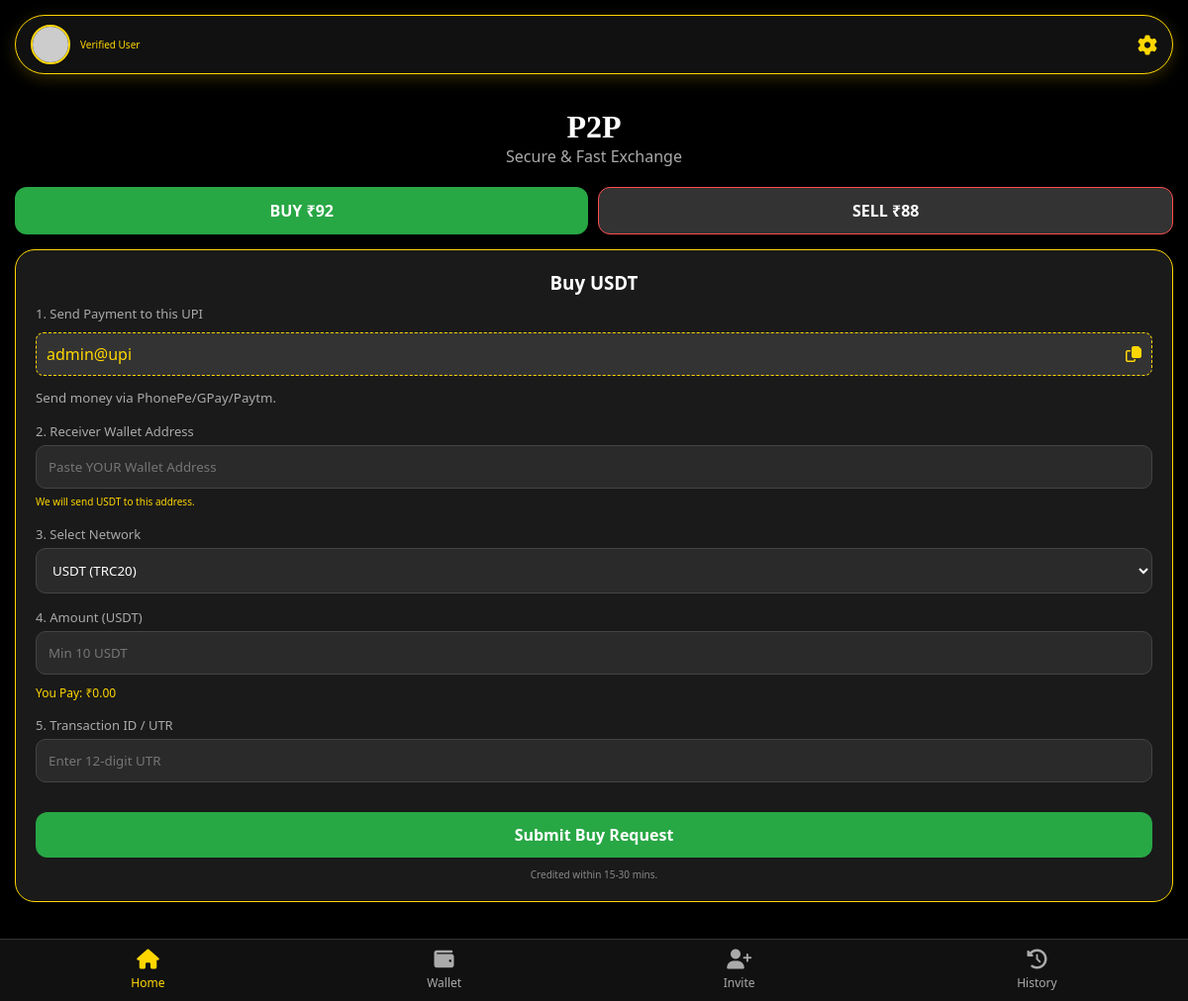
Before: / with the older database file.
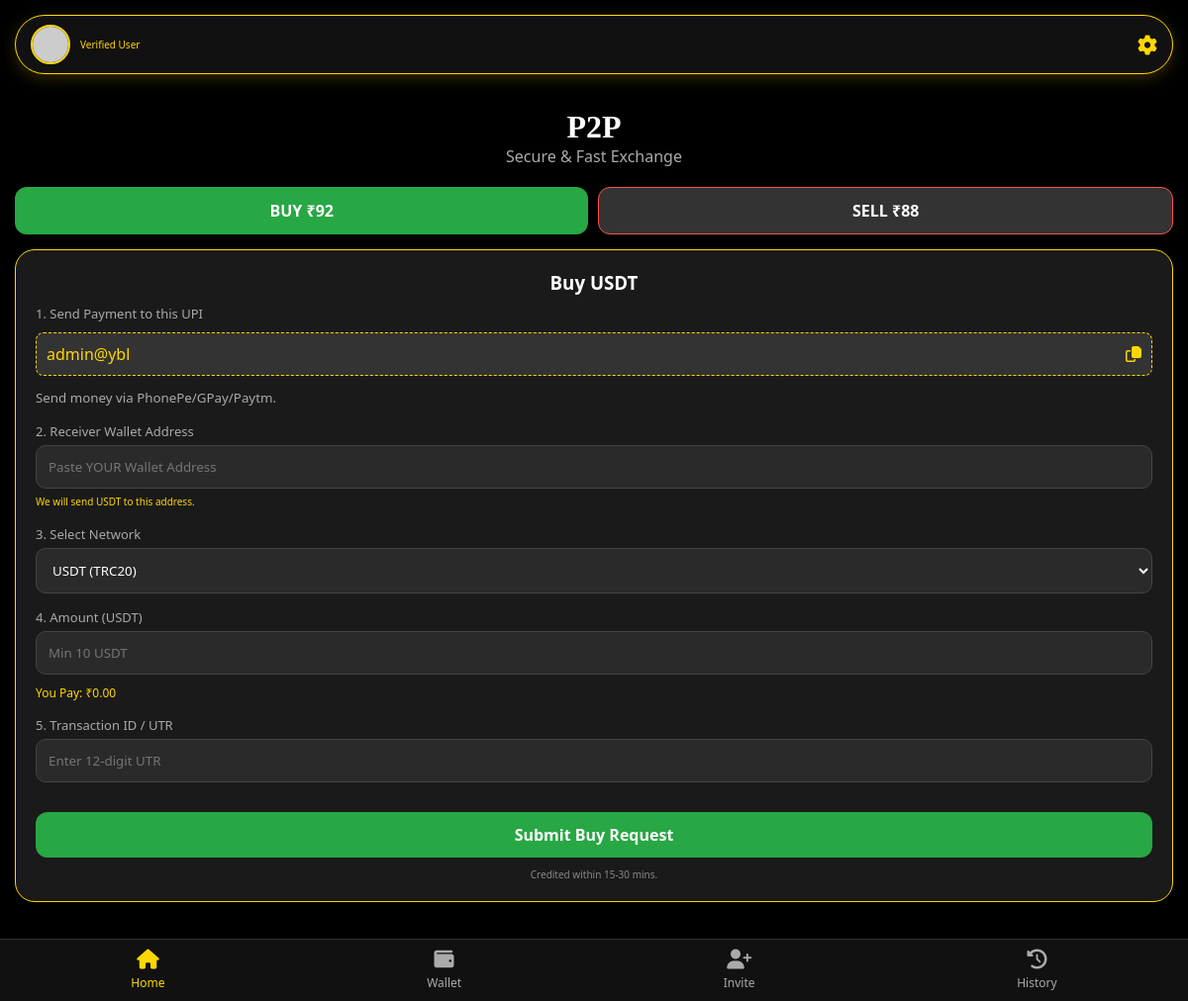
After: the same page with the newer database file.
### tables this page shows
CREATE TABLE `settings` (
  `id` int(11) NOT NULL AUTO_INCREMENT,
  `p2p_buy_rate_margin` decimal(5,2) DEFAULT '2.00',
  `p2p_sell_rate_margin` decimal(5,2) DEFAULT '2.00',
  `referral_bonus_amount` decimal(10,2) DEFAULT '0.50',
  `bot_url` varchar(255) DEFAULT 'https://t.me/YourBotName_bot',
  `min_withdraw_limit` decimal(10,2) DEFAULT '10.00',
  `admin_wallets_json` text DEFAULT NULL, 
  `admin_upi` varchar(100) DEFAULT 'example@upi',
  `support_url` varchar(255) DEFAULT 'https://t.me/YourSupport',
  PRIMARY KEY (`id`)
);

### includes/functions.php (called while the page is built, shortened)
<?php
function getSettings($pdo) {
    $stmt = $pdo->query("SELECT * FROM settings WHERE id = 1");
    return $stmt->fetch(PDO::FETCH_ASSOC);
}
?>

### index.php (the view, shortened to what this page needs)
<?php
require_once 'includes/functions.php';
$settings = getSettings($pdo);
$min_limit = isset($settings['min_withdraw_limit']) ? floatval($settings['min_withdraw_limit']) : 10.00;
?>
<!DOCTYPE html>
<html lang="en">
<head>
    <link rel="stylesheet" href="assets/css/style.css">
    <link rel="stylesheet" href="https://cdnjs.cloudflare.com/ajax/libs/font-awesome/6.4.0/css/all.min.css">
</head>
<body>
    <div class="sticky-header">
        <div class="profile-section">
            <img src="assets/images/user.png" onerror="this.src='https://via.placeholder.com/40'" class="profile-pic" id="userDataImg">
            <div>
                <div style="font-size: 10px; color: gold;">Verified User</div>
            </div>
        </div>
        <button class="settings-btn" onclick="openSettings()"><i class="fa-solid fa-gear"></i></button>
    </div>
    <div class="container" style="margin-top: 20px;">
        <div class="text-center" style="margin-bottom: 20px;">
            <h1 style="font-family: 'Comic Sans MS', cursive; font-size: 32px;">P2P</h1>
            <p style="color: #aaa;">Secure & Fast Exchange</p>
        </div>
        <div class="btn-group">
            <button class="btn" id="btnBuy" onclick="switchTab('buy')" style="background: #28a745; color: white;">
                BUY ₹<?php echo $settings['p2p_buy_rate_margin'] + 90; ?>
            </button>
            <button class="btn" id="btnSell" onclick="switchTab('sell')" style="background: #333; color: white; border: 1px solid #ff4d4d;">
                SELL ₹<?php echo 90 - $settings['p2p_sell_rate_margin']; ?>
            </button>
        </div>
        <div id="buySection" class="card card-gold-border mt-3">
            <h3 class="text-center mb-2">Buy USDT</h3>
            <form id="buyForm" onsubmit="submitOrder(event, 'buy')">
                <div class="form-group">
                    <label>1. Send Payment to this UPI</label>
                    <div class="invite-link-box" style="display: flex; justify-content: space-between; align-items: center;">
                        <span id="adminUpi"><?php echo $settings['admin_upi']; ?></span>
                        <i class="fa-regular fa-copy" onclick="copyText('adminUpi')" style="cursor: pointer;"></i>
                    </div>
                    <small style="color: #aaa;">Send money via PhonePe/GPay/Paytm.</small>
                </div>
                <div class="form-group">
                    <label>2. Receiver Wallet Address</label>
                    <input type="text" name="receiver_wallet" placeholder="Paste YOUR Wallet Address" required>
                    <small style="color: gold; font-size: 10px;">We will send USDT to this address.</small>
                </div>
                <div class="form-group">
                    <label>3. Select Network</label>
                    <select name="network" required>
                        <option value="TRC20">USDT (TRC20)</option>
                    </select>
                </div>
                <div class="form-group">
                    <label>4. Amount (USDT)</label>
                    <input type="number" id="buyAmount" name="amount" placeholder="Min <?php echo $min_limit; ?> USDT" step="0.01" required oninput="calcInr('buy')">
                    <div class="mt-2" style="font-size: 12px; color: gold;">
                        You Pay: ₹<span id="payInr">0.00</span>
                    </div>
                </div>
                <div class="form-group">
                    <label>5. Transaction ID / UTR</label>
                    <input type="text" name="tx_hash" placeholder="Enter 12-digit UTR" required>
                </div>
                <button type="submit" class="btn btn-success mt-3">Submit Buy Request</button>
                <p class="text-center mt-2" style="font-size: 10px; color: #888;">Credited within 15-30 mins.</p>
            </form>
        </div>
    </div>
    <div class="bottom-nav">
        <a href="index.php" class="nav-item active">
            <i class="fa-solid fa-house"></i>
            <span>Home</span>
        </a>
        <a href="wallet.php" class="nav-item">
            <i class="fa-solid fa-wallet"></i>
            <span>Wallet</span>
        </a>
        <a href="invite.php" class="nav-item">
            <i class="fa-solid fa-user-plus"></i>
            <span>Invite</span>
        </a>
        <a href="history.php" class="nav-item">
            <i class="fa-solid fa-clock-rotate-left"></i>
            <span>History</span>
        </a>
    </div>
</body>
</html>

### assets/css/style.css (style rules this page uses)
:root { --primary-gold: #FFD700; --bg-dark: #000000; --card-bg: #1a1a1a; --text-white: #ffffff; --text-gray: #aaaaaa; --danger: #ff4d4d; --success: #28a745; }
* { box-sizing: border-box; margin: 0; padding: 0; font-family: 'Segoe UI', Tahoma, Geneva, Verdana, sans-serif; -webkit-tap-highlight-color: transparent; }
body { background-color: var(--bg-dark); color: var(--text-white); background-image: url('../images/bg.jpg'); background-size: cover; background-attachment: fixed; background-position: center; padding-top: 90px; padding-bottom: 80px; min-height: 100vh; }
body::before { content: ""; position: fixed; top: 0; left: 0; width: 100%; height: 100%; background: rgba(0, 0, 0, 0.85); z-index: -1; }
.sticky-header { position: fixed; top: 15px; left: 15px; right: 15px; height: 60px; background: #111; border: 1px solid var(--primary-gold); border-radius: 50px; display: flex; align-items: center; justify-content: space-between; padding: 0 15px; z-index: 1000; box-shadow: 0 4px 15px rgba(255, 215, 0, 0.2); }
.profile-section { display: flex; align-items: center; gap: 10px; }
.profile-pic { width: 40px; height: 40px; border-radius: 50%; border: 2px solid var(--primary-gold); object-fit: cover; }
.settings-btn { background: none; border: none; color: var(--primary-gold); font-size: 20px; cursor: pointer; }
.container { padding: 0 15px; }
.card { background: var(--card-bg); border: 1px solid #333; border-radius: 20px; padding: 20px; margin-bottom: 20px; box-shadow: 0 4px 6px rgba(0,0,0,0.3); }
.card-gold-border { border: 1px solid var(--primary-gold); }
.btn { width: 100%; padding: 12px; border: none; border-radius: 12px; font-weight: bold; font-size: 16px; cursor: pointer; transition: 0.3s; text-align: center; }
.btn-success { background: var(--success); color: #fff; }
.btn-group { display: flex; gap: 10px; margin-bottom: 15px; }
.form-group { margin-bottom: 15px; text-align: left; }
label { display: block; margin-bottom: 5px; color: var(--text-gray); font-size: 13px; }
input, select { width: 100%; padding: 12px; background: #2a2a2a; border: 1px solid #444; border-radius: 10px; color: #fff; outline: none; }
.bottom-nav { position: fixed; bottom: 0; left: 0; width: 100%; background: #111; border-top: 1px solid #333; display: flex; justify-content: space-around; padding: 10px 0; z-index: 1000; }
.nav-item { color: var(--text-gray); text-decoration: none; display: flex; flex-direction: column; align-items: center; font-size: 12px; gap: 5px; }
.nav-item.active { color: var(--primary-gold); }
.nav-item i { font-size: 20px; }
.invite-link-box { background: #333; padding: 10px; border-radius: 8px; font-family: monospace; word-break: break-all; border: 1px dashed var(--primary-gold); color: var(--primary-gold); margin: 10px 0; }
.text-center { text-align: center; }
.mt-2 { margin-top: 10px; }

### index.php (style rules this page uses)
.profile-pic { width: 40px; height: 40px; border-radius: 50%; object-fit: cover; border: 2px solid gold; }
.mt-3 { margin-top: 15px; }
.mb-2 { margin-bottom: 10px; }

Changed rows visible on the page:
changed settings "Min 10 USDT": admin_upi "admin@upi" → "admin@ybl"
